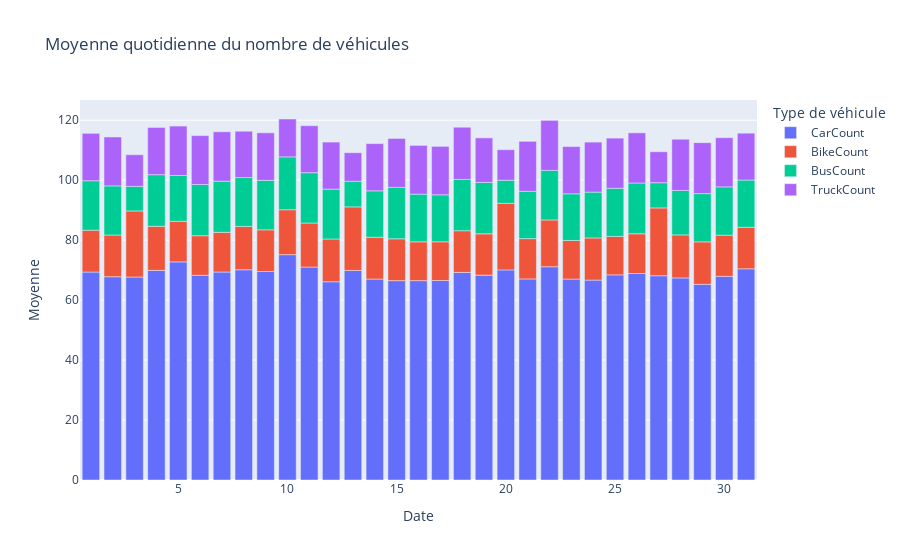
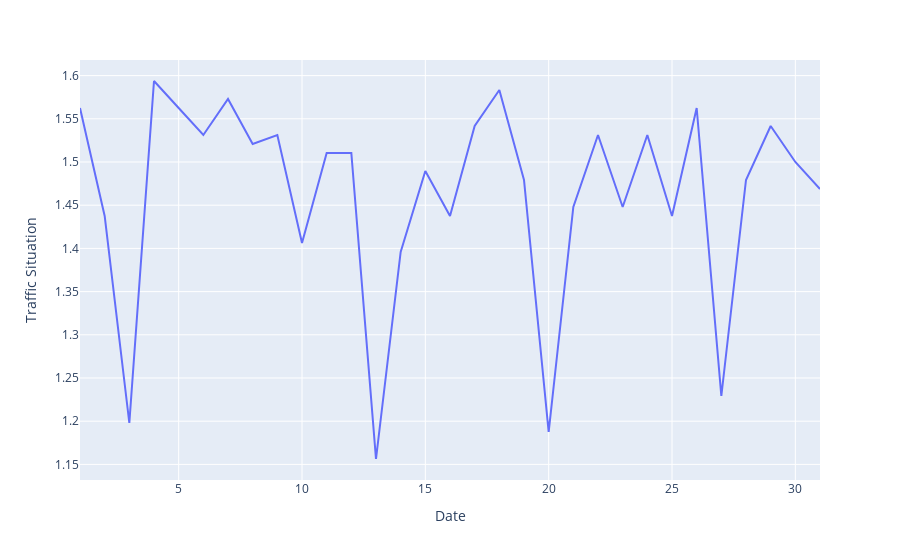

The notebook cell these images were saved under, in order:
### Markdown cell above
### Vehicles impacts

### Code cell
vehicle_df = df.copy()


daily_average = vehicle_df.groupby('Date').mean().reset_index()
vehicle_df["Traffic Situation"] = vehicle_df['Traffic Situation'].map(traffic_conversion_v2)
columns_to_average = ['CarCount', 'BikeCount', 'BusCount', 'TruckCount', 'Total','Traffic Situation']
daily_average_values = vehicle_df.groupby('Date')[columns_to_average].mean().reset_index()


# print(daily_average_values["Traffic Situation"])
fig = px.bar(daily_average_values, x='Date', y=['CarCount', 'BikeCount', 'BusCount', 'TruckCount'],
              title='Moyenne quotidienne du nombre de véhicules',
              labels={'value': 'Moyenne', 'Date': 'Date', 'variable': 'Type de véhicule'},
              )


fig.show()

fig2 = px.line(daily_average_values, x='Date', y="Traffic Situation")
fig2.show()

### Figure 1 — Plotly figure (JSON) as saved in the notebook; plotly's stock layout.template omitted (floating-point values rounded to 4 significant figures)
{"data": [{"alignmentgroup": "True", "hovertemplate": "Type de véhicule=CarCount<br>Date=%{x}<br>Moyenne=%{y}<extra></extra>", "legendgroup": "CarCount", "marker": {"color": "#636efa", "pattern": {"shape": ""}}, "name": "CarCount", "offsetgroup": "CarCount", "orientation": "v", "showlegend": true, "textposition": "auto", "type": "bar", "x": [1, 2, 3, 4, 5, 6, 7, 8, 9, 10, 11, 12, 13, 14, 15, 16, 17, 18, 19, 20, 21, 22, 23, 24, 25, 26, 27, 28, 29, 30, 31], "xaxis": "x", "y": [69.35, 67.81, 67.71, 69.92, 72.75, 68.28, 69.38, 70.11, 69.53, 75.16, 71.02, 66.12, 69.9, 67.03, 66.49, 66.5, 66.54, 69.25, 68.32, 70.07, 67.06, 71.14, 67.01, 66.67, 68.43, 68.88, 68.14, 67.4, 65.26, 67.93, 70.45], "yaxis": "y"}, {"alignmentgroup": "True", "hovertemplate": "Type de véhicule=BikeCount<br>Date=%{x}<br>Moyenne=%{y}<extra></extra>", "legendgroup": "BikeCount", "marker": {"color": "#EF553B", "pattern": {"shape": ""}}, "name": "BikeCount", "offsetgroup": "BikeCount", "orientation": "v", "showlegend": true, "textposition": "auto", "type": "bar", "x": [1, 2, 3, 4, 5, 6, 7, 8, 9, 10, 11, 12, 13, 14, 15, 16, 17, 18, 19, 20, 21, 22, 23, 24, 25, 26, 27, 28, 29, 30, 31], "xaxis": "x", "y": [13.96, 13.9, 22.03, 14.69, 13.53, 13.2, 13.24, 14.45, 13.92, 14.98, 14.7, 14.26, 21.2, 13.94, 13.96, 12.94, 12.91, 13.9, 13.78, 22.2, 13.45, 15.6, 12.89, 14.07, 12.83, 13.24, 22.61, 14.35, 14.17, 13.73, 13.83], "yaxis": "y"}, {"alignmentgroup": "True", "hovertemplate": "Type de véhicule=BusCount<br>Date=%{x}<br>Moyenne=%{y}<extra></extra>", "legendgroup": "BusCount", "marker": {"color": "#00cc96", "pattern": {"shape": ""}}, "name": "BusCount", "offsetgroup": "BusCount", "orientation": "v", "showlegend": true, "textposition": "auto", "type": "bar", "x": [1, 2, 3, 4, 5, 6, 7, 8, 9, 10, 11, 12, 13, 14, 15, 16, 17, 18, 19, 20, 21, 22, 23, 24, 25, 26, 27, 28, 29, 30, 31], "xaxis": "x", "y": [16.5, 16.4, 8.198, 17.23, 15.28, 17.06, 17.06, 16.31, 16.5, 17.64, 16.78, 16.62, 8.542, 15.49, 17.17, 15.91, 15.68, 17.1, 17.15, 7.708, 15.78, 16.53, 15.56, 15.28, 16.04, 16.95, 8.406, 14.82, 16.09, 16.11, 15.76], "yaxis": "y"}, {"alignmentgroup": "True", "hovertemplate": "Type de véhicule=TruckCount<br>Date=%{x}<br>Moyenne=%{y}<extra></extra>", "legendgroup": "TruckCount", "marker": {"color": "#ab63fa", "pattern": {"shape": ""}}, "name": "TruckCount", "offsetgroup": "TruckCount", "orientation": "v", "showlegend": true, "textposition": "auto", "type": "bar", "x": [1, 2, 3, 4, 5, 6, 7, 8, 9, 10, 11, 12, 13, 14, 15, 16, 17, 18, 19, 20, 21, 22, 23, 24, 25, 26, 27, 28, 29, 30, 31], "xaxis": "x", "y": [15.81, 16.3, 10.55, 15.75, 16.48, 16.32, 16.47, 15.46, 15.85, 12.64, 15.67, 15.7, 9.521, 15.73, 16.3, 16.25, 16.15, 17.41, 14.85, 10.19, 16.67, 16.68, 15.75, 16.68, 16.73, 16.73, 10.32, 17.1, 16.99, 16.4, 15.64], "yaxis": "y"}], "layout": {"barmode": "relative", "legend": {"title": {"text": "Type de véhicule"}, "tracegroupgap": 0}, "title": {"text": "Moyenne quotidienne du nombre de véhicules"}, "xaxis": {"anchor": "y", "domain": [0, 1], "title": {"text": "Date"}}, "yaxis": {"anchor": "x", "domain": [0, 1], "title": {"text": "Moyenne"}}}}

### Figure 2 — Plotly figure (JSON) as saved in the notebook; plotly's stock layout.template omitted (floating-point values rounded to 4 significant figures)
{"data": [{"hovertemplate": "Date=%{x}<br>Traffic Situation=%{y}<extra></extra>", "legendgroup": "", "line": {"color": "#636efa", "dash": "solid"}, "marker": {"symbol": "circle"}, "mode": "lines", "name": "", "orientation": "v", "showlegend": false, "type": "scatter", "x": [1, 2, 3, 4, 5, 6, 7, 8, 9, 10, 11, 12, 13, 14, 15, 16, 17, 18, 19, 20, 21, 22, 23, 24, 25, 26, 27, 28, 29, 30, 31], "xaxis": "x", "y": [1.562, 1.438, 1.198, 1.594, 1.562, 1.531, 1.573, 1.521, 1.531, 1.406, 1.51, 1.51, 1.156, 1.396, 1.49, 1.438, 1.542, 1.583, 1.479, 1.188, 1.448, 1.531, 1.448, 1.531, 1.438, 1.562, 1.229, 1.479, 1.542, 1.5, 1.469], "yaxis": "y"}], "layout": {"legend": {"tracegroupgap": 0}, "margin": {"t": 60}, "xaxis": {"anchor": "y", "domain": [0, 1], "title": {"text": "Date"}}, "yaxis": {"anchor": "x", "domain": [0, 1], "title": {"text": "Traffic Situation"}}}}
